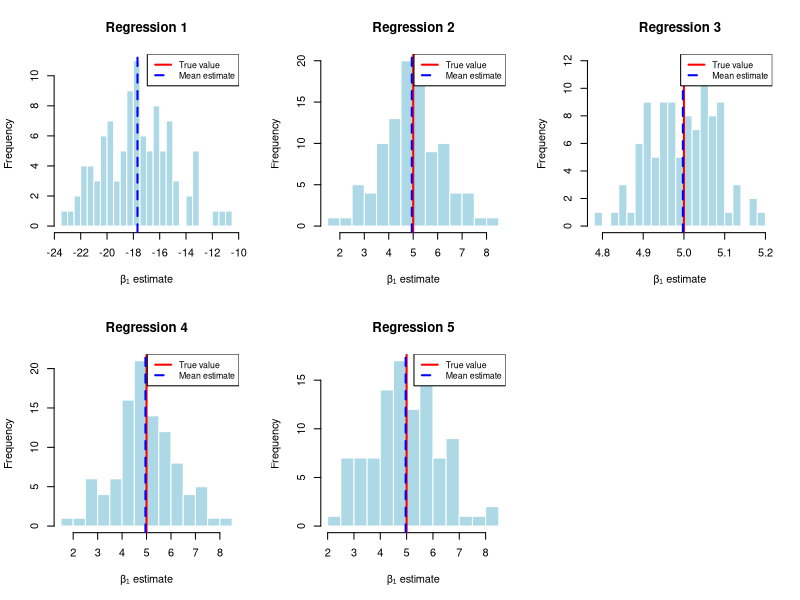

This figure's R source:
# Set seed for reproducibility
set.seed(2025)

# Sample size
n <- 100

# Simulate error terms
u_i <- rnorm(n, mean = 0, sd = sqrt(5))

# Simulate precipitation (rainfall)
g_i <- rgamma(n, shape = 2, scale = 2)

# Simulate land quality indicator (high quality = 1, low quality = 0)
r_i <- rbinom(n, size = 1, prob = 0.5)

# Simulate fertilizer amounts conditional on land quality
x_star_i <- numeric(n)
for (i in 1:n) {
  if (r_i[i] == 1) {
    x_star_i[i] <- rgamma(1, shape = 3, scale = 1)
  } else {
    x_star_i[i] <- rgamma(1, shape = 7, scale = 1)
  }
}

# Set parameter values
beta_0 <- 400
beta_1 <- 5
beta_2 <- 200
beta_3 <- 10

# Generate crop yields
y_i <- beta_0 + beta_1 * x_star_i + beta_2 * r_i + beta_3 * g_i + u_i

# Generate additional variables
n_i <- rnorm(n, mean = 10, sd = sqrt(3))
b_i <- rnorm(n, mean = 5 + sqrt(x_star_i), sd = sqrt(3))

# Create dataframe
data <- data.frame(
  y = y_i,
  x_star = x_star_i,
  r = r_i,
  g = g_i,
  n = n_i,
  b = b_i
)

# Display summary statistics
summary(data)



# Question (b)
# Regression 1: y ~ x_star
reg1 <- lm(y ~ x_star, data = data)
summary_reg1 <- summary(reg1)

# Regression 2: y ~ x_star + r
reg2 <- lm(y ~ x_star + r, data = data)
summary_reg2 <- summary(reg2)

# Regression 3: y ~ x_star + r + g
reg3 <- lm(y ~ x_star + r + g, data = data)
summary_reg3 <- summary(reg3)

# Regression 4: y ~ x_star + r + g + n
reg4 <- lm(y ~ x_star + r + n, data = data)
summary_reg4 <- summary(reg4)

# Regression 5: y ~ x_star + r + g + b
reg5 <- lm(y ~ x_star + r + b, data = data)
summary_reg5 <- summary(reg5)

# Function to extract and format regression results
extract_results <- function(reg_summary, reg_name) {
  beta1_estimate <- reg_summary$coefficients["x_star", "Estimate"]
  beta1_se <- reg_summary$coefficients["x_star", "Std. Error"]
  beta1_true <- 5
  
  cat(paste0("\n", reg_name, ":\n"))
  cat(paste0("Estimated β₁: ", round(beta1_estimate, 4), "\n"))
  cat(paste0("True β₁: ", beta1_true, "\n"))
  cat(paste0("Standard Error: ", round(beta1_se, 4), "\n"))
  cat(paste0("Difference from true value: ", round(beta1_estimate - beta1_true, 4), "\n"))
  cat(paste0("Adjusted R²: ", round(reg_summary$adj.r.squared, 4), "\n"))
}

# Print results for all regressions
extract_results(summary_reg1, "Regression 1 (y ~ x_star)")
extract_results(summary_reg2, "Regression 2 (y ~ x_star + r)")
extract_results(summary_reg3, "Regression 3 (y ~ x_star + r + g)")
extract_results(summary_reg4, "Regression 4 (y ~ x_star + r + n)")
extract_results(summary_reg5, "Regression 5 (y ~ x_star + r + b)")

results_b <- data.frame(
  Regression      = c("y ~ x_star", "y ~ x_star + r", "y ~ x_star + r + g", 
                      "y ~ x_star + r + n", "y ~ x_star + r + b"),
  Estimated_beta1 = round(c(coef(reg1)["x_star"], coef(reg2)["x_star"], 
                            coef(reg3)["x_star"], coef(reg4)["x_star"], 
                            coef(reg5)["x_star"]), 4),
  True_beta1      = rep(5, 5),
  Std_Error       = round(c(summary(reg1)$coefficients["x_star", "Std. Error"],
                            summary(reg2)$coefficients["x_star", "Std. Error"],
                            summary(reg3)$coefficients["x_star", "Std. Error"],
                            summary(reg4)$coefficients["x_star", "Std. Error"],
                            summary(reg5)$coefficients["x_star", "Std. Error"]), 4),
  Difference      = round(c(coef(reg1)["x_star"] - 5, coef(reg2)["x_star"] - 5, 
                            coef(reg3)["x_star"] - 5, coef(reg4)["x_star"] - 5, 
                            coef(reg5)["x_star"] - 5), 4),
  Adjusted_R2     = round(c(summary(reg1)$adj.r.squared,
                            summary(reg2)$adj.r.squared,
                            summary(reg3)$adj.r.squared,
                            summary(reg4)$adj.r.squared,
                            summary(reg5)$adj.r.squared), 4)
)

# 利用 knitr::kable() 生成 LaTeX 三线表
library(knitr)
latex_table_b <- kable(results_b, format = "latex", booktabs = TRUE,
                       caption = "Regression Results for Question (b)")

# 直接输出到 LaTeX 文件
output_file_b <- "b.tex"
cat(latex_table_b, file = output_file_b)
cat("\n%% Table saved to ", output_file_b, "\n", sep = "", file = output_file_b, append = TRUE)


# Question (c)
# Monte Carlo simulation with M = 100 repetitions
set.seed(2025)
M <- 100
n <- 100

# Initialize matrices to store β₁ estimates
beta1_estimates <- matrix(NA, nrow = M, ncol = 5)
colnames(beta1_estimates) <- c("Reg1", "Reg2", "Reg3", "Reg4", "Reg5")

# Run Monte Carlo simulation
for (m in 1:M) {
  # Generate data according to DGP
  u_i <- rnorm(n, mean = 0, sd = sqrt(5))
  g_i <- rgamma(n, shape = 2, scale = 2)
  r_i <- rbinom(n, size = 1, prob = 0.5)
  
  x_star_i <- numeric(n)
  for (i in 1:n) {
    if (r_i[i] == 1) {
      x_star_i[i] <- rgamma(1, shape = 3, scale = 1)
    } else {
      x_star_i[i] <- rgamma(1, shape = 7, scale = 1)
    }
  }
  
  beta_0 <- 400
  beta_1 <- 5
  beta_2 <- 200
  beta_3 <- 10
  
  y_i <- beta_0 + beta_1 * x_star_i + beta_2 * r_i + beta_3 * g_i + u_i
  
  n_i <- rnorm(n, mean = 10, sd = sqrt(3))
  b_i <- rnorm(n, mean = 5 + sqrt(x_star_i), sd = sqrt(3))
  
  data <- data.frame(
    y = y_i,
    x_star = x_star_i,
    r = r_i,
    g = g_i,
    n = n_i,
    b = b_i
  )
  
  # Run the five regressions
  reg1 <- lm(y ~ x_star, data = data)
  reg2 <- lm(y ~ x_star + r, data = data)
  reg3 <- lm(y ~ x_star + r + g, data = data)
  reg4 <- lm(y ~ x_star + r + n, data = data)
  reg5 <- lm(y ~ x_star + r + b, data = data)
  
  # Store β₁ estimates
  beta1_estimates[m, 1] <- coef(reg1)["x_star"]
  beta1_estimates[m, 2] <- coef(reg2)["x_star"]
  beta1_estimates[m, 3] <- coef(reg3)["x_star"]
  beta1_estimates[m, 4] <- coef(reg4)["x_star"]
  beta1_estimates[m, 5] <- coef(reg5)["x_star"]
}

# Create data frame from estimates for plotting
beta1_df <- data.frame(
  Estimate = c(beta1_estimates),
  Regression = rep(colnames(beta1_estimates), each = M)
)

# Calculate summary statistics
beta1_summary <- data.frame(
  Regression = colnames(beta1_estimates),
  Mean = colMeans(beta1_estimates),
  SD = apply(beta1_estimates, 2, sd),
  Bias = colMeans(beta1_estimates) - 5
)
print(beta1_summary)

# Plot histograms
pdf("Q(c).pdf")
par(mfrow = c(2, 3))
for (i in 1:5) {
  hist(beta1_estimates[, i], 
       main = paste("Regression", i), 
       xlab = "β₁ estimate",
       breaks = 20,
       col = "lightblue",
       border = "white")
  abline(v = 5, col = "red", lwd = 2)  # True value
  abline(v = mean(beta1_estimates[, i]), 
        col = "blue", lty = 2, lwd = 2)  # Mean estimate
  legend("topright",
         legend = c("True value", "Mean estimate"),
         col = c("red", "blue"),
         lty = c(1, 2),
         lwd = 2,
         cex = 0.8)
}
dev.off()



# Question (d)
# Function to run Monte Carlo simulation with specific DGP parameters
run_monte_carlo <- function(x_star_equal = FALSE, beta2_zero = FALSE, r_prob = 0.5, beta3_value = 10) {
  M <- 100
  n <- 100
  
  # Initialize matrices to store β₁ estimates
  beta1_estimates <- matrix(NA, nrow = M, ncol = 3)
  colnames(beta1_estimates) <- c("Reg1", "Reg2", "Reg3")
  
  # Run Monte Carlo simulation
  for (m in 1:M) {
    # Generate data according to modified DGP
    u_i <- rnorm(n, mean = 0, sd = sqrt(5))
    g_i <- rgamma(n, shape = 2, scale = 2)
    r_i <- rbinom(n, size = 1, prob = r_prob)
    
    # Modify x_star distribution based on parameter
    x_star_i <- numeric(n)
    if (x_star_equal) {
      x_star_i <- rgamma(n, shape = 5, scale = 1)
    } else {
      for (i in 1:n) {
        if (r_i[i] == 1) {
          x_star_i[i] <- rgamma(1, shape = 3, scale = 1)
        } else {
          x_star_i[i] <- rgamma(1, shape = 7, scale = 1)
        }
      }
    }
    
    # Set parameter values
    beta_0 <- 400
    beta_1 <- 5
    beta_2 <- ifelse(beta2_zero, 0, 200)
    beta_3 <- beta3_value
    
    # Generate crop yields
    y_i <- beta_0 + beta_1 * x_star_i + beta_2 * r_i + beta_3 * g_i + u_i
    
    data <- data.frame(
      y = y_i,
      x_star = x_star_i,
      r = r_i,
      g = g_i
    )
    
    # Run the three regressions
    reg1 <- lm(y ~ x_star, data = data)
    reg2 <- lm(y ~ x_star + r, data = data)
    reg3 <- lm(y ~ x_star + r + g, data = data)
    
    # Store β₁ estimates
    beta1_estimates[m, 1] <- coef(reg1)["x_star"]
    beta1_estimates[m, 2] <- coef(reg2)["x_star"]
    beta1_estimates[m, 3] <- coef(reg3)["x_star"]
  }
  
  return(beta1_estimates)
}

# Run simulations with different DGP modifications
results_original <- run_monte_carlo()
results_xstar_equal <- run_monte_carlo(x_star_equal = TRUE)
results_beta2_zero <- run_monte_carlo(beta2_zero = TRUE)
results_r_prob_0.1 <- run_monte_carlo(r_prob = 0.1)
results_beta3_50 <- run_monte_carlo(beta3_value = 50)

# Function to calculate summary statistics
calc_summary <- function(results, scenario_name) {
  summary_df <- data.frame(
    Scenario = rep(scenario_name, 3),
    Regression = c("Reg1", "Reg2", "Reg3"),
    Mean = colMeans(results),
    SD = apply(results, 2, sd),
    Bias = colMeans(results) - 5
  )
  return(summary_df)
}

# Calculate summaries for all scenarios
summary_original <- calc_summary(results_original, "Original DGP")
summary_xstar_equal <- calc_summary(results_xstar_equal, "x_star equal")
summary_beta2_zero <- calc_summary(results_beta2_zero, "β₂ = 0")
summary_r_prob_0.1 <- calc_summary(results_r_prob_0.1, "r_prob = 0.1")
summary_beta3_50 <- calc_summary(results_beta3_50, "β₃ = 50")

# Combine all summaries
all_summaries <- rbind(
  summary_original,
  summary_xstar_equal,
  summary_beta2_zero,
  summary_r_prob_0.1,
  summary_beta3_50
)

# print(all_summaries)
latex_table_d <- kable(all_summaries, format = "latex", booktabs = TRUE,
                       caption = "Simulation Summary Statistics for Question (d)")

# 将模拟结果直接输出到 LaTeX 文件
output_file_d <- "d.tex"
cat(latex_table_d, file = output_file_d)
cat("\n%% Table saved to ", output_file_d, "\n", sep = "", file = output_file_d, append = TRUE)


# Visualization function for each scenario
plot_scenario_comparison <- function(original, modified, title) {
  par(mfrow = c(2, 3))
  
  for (i in 1:3) {
    # Original DGP
    hist(original[, i], 
         main = paste("Reg", i, "- Original"), 
         xlab = "β₁ estimate",
         breaks = 15,
         col = "lightblue",
         border = "white",
         xlim = range(c(original[, i], modified[, i])))
    abline(v = 5, col = "red", lwd = 2)
    abline(v = mean(original[, i]), col = "blue", lty = 2, lwd = 2)
    
    # Modified DGP
    hist(modified[, i], 
         main = paste("Reg", i, "- Modified"), 
         xlab = "β₁ estimate",
         breaks = 15,
         col = "lightgreen",
         border = "white",
         xlim = range(c(original[, i], modified[, i])))
    abline(v = 5, col = "red", lwd = 2)
    abline(v = mean(modified[, i]), col = "blue", lty = 2, lwd = 2)
  }
  mtext(title, side = 3, line = -1.5, outer = TRUE)
}

# Plot comparisons
par(mfrow = c(1, 1))
